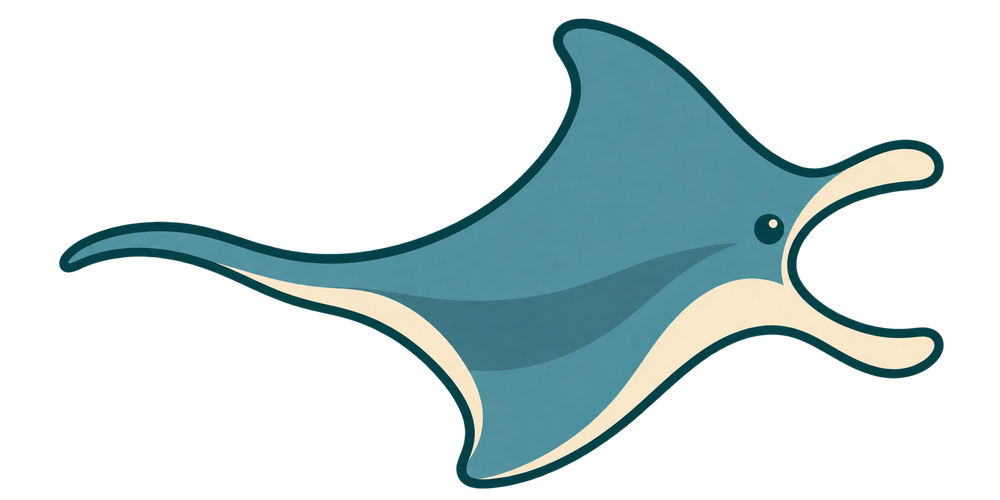
#> input picture src/assets/effects/manta-v1/manta.png, 1000 x 500 px, shrunk from 1774 x 887 before the run
$ python trace-manta-hitbox.py
#> lines starting #> are read from the running program, lines starting #| are printed output that depends on the picture; after the words box and inside, x2 and y2 are one past the last pixel; in counts of white or black regions, pixels touching at a corner belong together
"""Trace the manta sprite's solid alpha contour without changing the artwork."""
from pathlib import Path
import hashlib
import json
import numpy as np
from PIL import Image

root = Path(__file__).resolve().parents[1]
source = root / 'src/assets/effects/manta-v1/manta.png'
alpha = np.asarray(Image.open(source).convert('RGBA'))[:, :, 3] >= 128
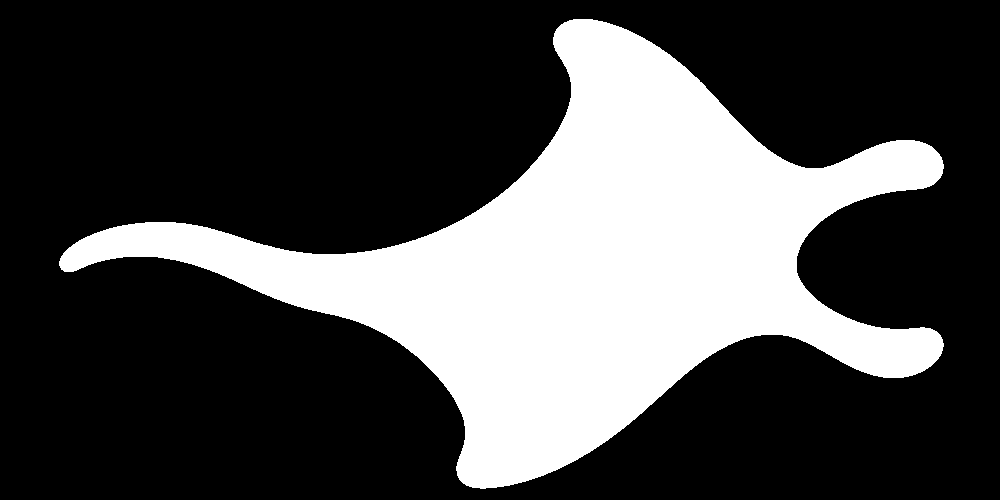
#> alpha: shape (500, 1000) bool; 28.6% white; 1 white region, box (x1, y1, x2, y2) and area: (59, 19, 944, 489) 142760
ys, xs = np.where(alpha)
rect = [int(xs.min()), int(ys.min()), int(xs.max() - xs.min() + 1), int(ys.max() - ys.min() + 1)]
#> rect = [59, 19, 885, 470]
padded = np.pad(alpha, 1)
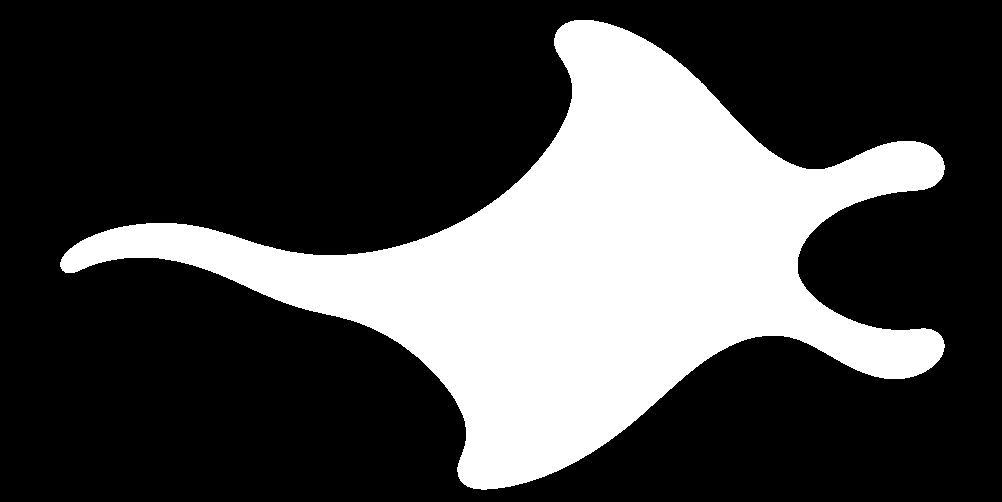
#> padded: shape (502, 1002) bool; 28.4% white; 1 white region, box (x1, y1, x2, y2) and area: (60, 20, 945, 490) 142760
neighbors = [padded[:-2, 1:-1], padded[1:-1, 2:], padded[2:, 1:-1], padded[1:-1, :-2]]
offsets = [((0, 0), (1, 0)), ((1, 0), (1, 1)), ((1, 1), (0, 1)), ((0, 1), (0, 0))]
edges = {}
for neighbor, (a, b) in zip(neighbors, offsets):
    for y, x in zip(*np.nonzero(alpha & ~neighbor)):
        start, end = (int(x) + a[0], int(y) + a[1]), (int(x) + b[0], int(y) + b[1])
        edges.setdefault(start, []).append(end)
#> this loop made 4 passes
#> (a, b) on passes 1 to 4: ((0, 0), (1, 0)), ((1, 0), (1, 1)), ((1, 1), (0, 1)), ((0, 1), (0, 0))
#> after the loop, edges = 3298 items
directions = {(1, 0): 0, (0, 1): 1, (-1, 0): 2, (0, -1): 3}
turn_order = {1: 0, 0: 1, 3: 2, 2: 3}
loops = []
while edges:
    start = next(iter(edges))
    point, incoming, loop = start, 0, []
    while True:
        loop.append(point)
        choices = edges[point]
        following = min(choices, key=lambda p: turn_order[(directions[(p[0] - point[0], p[1] - point[1])] - incoming) % 4])
        incoming = directions[(following[0] - point[0], following[1] - point[1])]
        choices.remove(following)
        if not choices:
            del edges[point]
        point = following
        if point == start:
            break
    loops.append(loop)
#> this loop made 1 pass
#> after the loop, loops = 1 item

def area(points):
    return sum(a[0] * b[1] - b[0] * a[1] for a, b in zip(points, points[1:] + points[:1])) / 2

def simplify(points, epsilon=1.25):
    a, b = points[0], points[-1]
    dx, dy = b[0] - a[0], b[1] - a[1]
    length2 = dx * dx + dy * dy
    maximum, split = 0, 0
    for i, p in enumerate(points[1:-1], 1):
        t = max(0, min(1, ((p[0] - a[0]) * dx + (p[1] - a[1]) * dy) / length2)) if length2 else 0
        distance2 = (p[0] - a[0] - t * dx) ** 2 + (p[1] - a[1] - t * dy) ** 2
        if distance2 > maximum:
            maximum, split = distance2, i
    if maximum <= epsilon * epsilon:
        return [a, b]
    return simplify(points[:split + 1], epsilon)[:-1] + simplify(points[split:], epsilon)

outline = max(loops, key=lambda p: abs(area(p)))
#> outline = 3298 pairs, first value 59 to 944, second value 19 to 489
split = max(range(len(outline)), key=lambda i: (outline[i][0] - outline[0][0]) ** 2 + (outline[i][1] - outline[0][1]) ** 2)
#> split = 2437
points = simplify(outline[:split + 1])[:-1] + simplify(outline[split:] + outline[:1])[:-1]
#> in simplify, `a, b = points[0], points[-1]`: a = (573, 19); b = (59, 266)
#> in simplify, `dx, dy = b[0] - a[0], b[1] - a[1]`: dx = -514; dy = 247
#> in simplify, `length2 = dx * dx + dy * dy`: length2 = 325205
#> the loop in simplify, `for i, p in enumerate(points[1:-1], 1):` made 2436 passes
#> (p, distance2, maximum) on passes 1 to 12: ((574, 19), 1, 1), ((575, 19), 4, 4), ((576, 19), 9, 9), ((577, 19), 16, 16), ((578, 19), 25, 25), ((579, 19), 36, 36), ((580, 19), 49, 49), ((581, 19), 64, 64), ((582, 19), 81, 81), ((583, 19), 100, 100), ((584, 19), 121, 121), ((585, 19), 144, 144)
#> (distance2, maximum) on passes 61 to 66: (2701, 2701), (2804, 2804), (2909, 2909), (3016, 3016), (3037, 3037), (3146, 3146)
#> after the loop in simplify, `for i, p in enumerate(points[1:-1], 1):`: maximum = 249556; split = 1070
#> the loop in simplify (call 2), `for i, p in enumerate(points[1:-1], 1):` made 1069 passes
#> (p, t, distance2, maximum) on passes 1 to 12: ((574, 19), 0.00147, 0.463, 0.463), ((575, 19), 0.00293, 1.85, 1.85), ((576, 19), 0.0044, 4.17, 4.17), ((577, 19), 0.00587, 7.41, 7.41), ((578, 19), 0.00733, 11.58, 11.58), ((579, 19), 0.0088, 16.68, 16.68), ((580, 19), 0.0103, 22.7, 22.7), ((581, 19), 0.0117, 29.65, 29.65), ((582, 19), 0.0132, 37.52, 37.52), ((583, 19), 0.0147, 46.32, 46.32), ((584, 19), 0.0161, 56.05, 56.05), ((585, 19), 0.0176, 66.7, 66.7)
#> (t, distance2, maximum) on passes 63, 64, 67, 70, 73, 76: (0.0914, 826.3, 826.3), (0.0928, 865.9, 865.9), (0.0971, 903.3, 903.3), (0.101, 941.5, 941.5), (0.106, 980.4, 980.4), (0.11, 1020.2, 1020.2)
if area(points) < 0:
    points.reverse()
rows = [', '.join(f'[{x}, {y}]' for x, y in points[i:i + 5]) for i in range(0, len(points), 5)]
digest = hashlib.sha256(source.read_bytes()).hexdigest()
(root / 'src/data/manta-outline.ts').write_text(
    '// Generated by scripts/trace-manta-hitbox.py: alpha >= 128, contour tolerance 1.25 source pixels.\n'
    + f'// Source SHA-256: {digest}\n'
    + f'export const MANTA_SPRITE_RECT = {rect} as const;\n'
    + 'export const MANTA_SPRITE_WIDTH = 4;\n'
    + 'export const MANTA_PIXEL_OUTLINE = [\n  ' + ',\n  '.join(rows) + '\n] as const;\n', encoding='utf-8')
report = dict(source=source.relative_to(root).as_posix(), sha256=digest, sourceRect=rect,
              alphaThreshold=128, contourTolerancePixels=1.25, rawVertices=len(outline), vertices=len(points),
              areaError=abs(area(points) - area(outline)) / abs(area(outline)))
(source.parent / 'inspection.json').write_text(json.dumps(report, indent=2) + '\n', encoding='utf-8')
print(json.dumps(report))
#> (printed output is left out)
